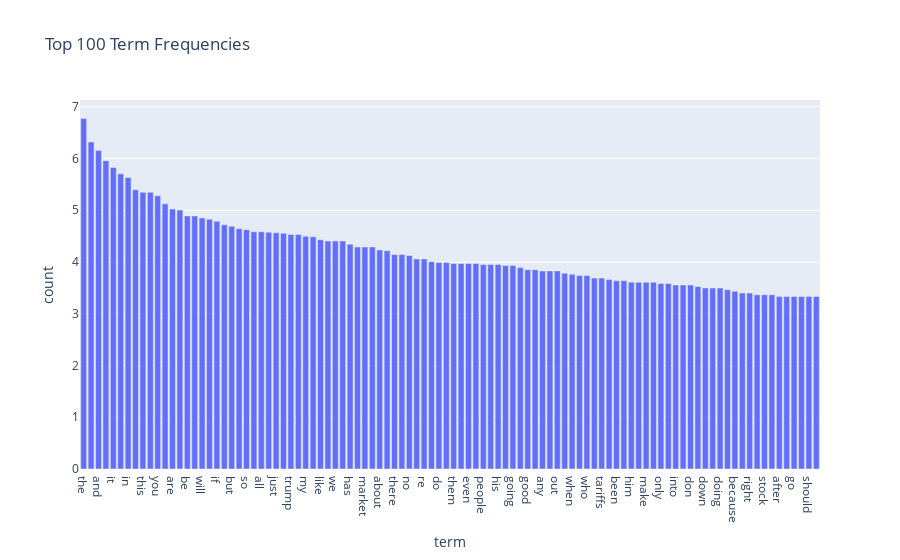

Here is the notebook cell this chart was saved with:
### Markdown cell above
#### 4.4.4 Use `log()` function to reconstruct the barplot

### Code cell
# log
term_counts_log = np.log1p(term_counts)
df = pd.DataFrame({"term": feature_names, "count": term_counts_log})
df_top = df.sort_values("count", ascending=False).head(100)

fig = px.bar(df_top,
             x="term", y="count",
             title="Top 100 Term Frequencies")

# Ensure the order on x-axis is truly ordered by frequency instead of in alphabetical order
fig.update_xaxes(categoryorder='total descending')
fig.show()

### Figure 1 — Plotly figure (JSON) as saved in the notebook; plotly's stock layout.template omitted (floating-point values rounded to 4 significant figures)
{"data": [{"hovertemplate": "term=%{x}<br>count=%{y}<extra></extra>", "legendgroup": "", "marker": {"color": "#636efa", "pattern": {"shape": ""}}, "name": "", "orientation": "v", "showlegend": false, "textposition": "auto", "type": "bar", "x": ["the", "to", "and", "is", "it", "of", "in", "that", "this", "for", "you", "on", "are", "they", "be", "he", "will", "with", "if", "as", "but", "not", "so", "have", "all", "us", "just", "was", "trump", "at", "my", "what", "like", "or", "we", "can", "has", "their", "market", "china", "about", "more", "there", "now", "no", "from", "re", "by", "do", "up", "them", "think", "even", "some", "people", "how", "his", "one", "going", "your", "good", "money", "any", "would", "out", "an", "when", "than", "who", "see", "tariffs", "why", "been", "get", "him", "other", "make", "time", "only", "want", "into", "me", "don", "then", "down", "over", "doing", "could", "because", "company", "right", "still", "stock", "silver", "after", "day", "go", "years", "should", "our"], "xaxis": "x", "y": [6.774, 6.319, 6.157, 5.958, 5.826, 5.704, 5.631, 5.398, 5.347, 5.347, 5.278, 5.124, 5.024, 5.004, 4.89, 4.89, 4.852, 4.828, 4.787, 4.718, 4.691, 4.644, 4.625, 4.585, 4.585, 4.575, 4.564, 4.554, 4.533, 4.533, 4.5, 4.489, 4.431, 4.407, 4.407, 4.407, 4.344, 4.29, 4.29, 4.29, 4.234, 4.22, 4.143, 4.143, 4.127, 4.06, 4.06, 4.007, 3.989, 3.989, 3.97, 3.97, 3.97, 3.97, 3.951, 3.951, 3.951, 3.932, 3.932, 3.892, 3.85, 3.85, 3.829, 3.829, 3.829, 3.784, 3.761, 3.738, 3.738, 3.689, 3.689, 3.664, 3.638, 3.638, 3.611, 3.611, 3.611, 3.611, 3.584, 3.584, 3.555, 3.555, 3.555, 3.526, 3.497, 3.497, 3.497, 3.466, 3.434, 3.401, 3.401, 3.367, 3.367, 3.367, 3.332, 3.332, 3.332, 3.332, 3.332, 3.332], "yaxis": "y"}], "layout": {"barmode": "relative", "legend": {"tracegroupgap": 0}, "title": {"text": "Top 100 Term Frequencies"}, "xaxis": {"anchor": "y", "categoryorder": "total descending", "domain": [0, 1], "title": {"text": "term"}}, "yaxis": {"anchor": "x", "domain": [0, 1], "title": {"text": "count"}}}}
